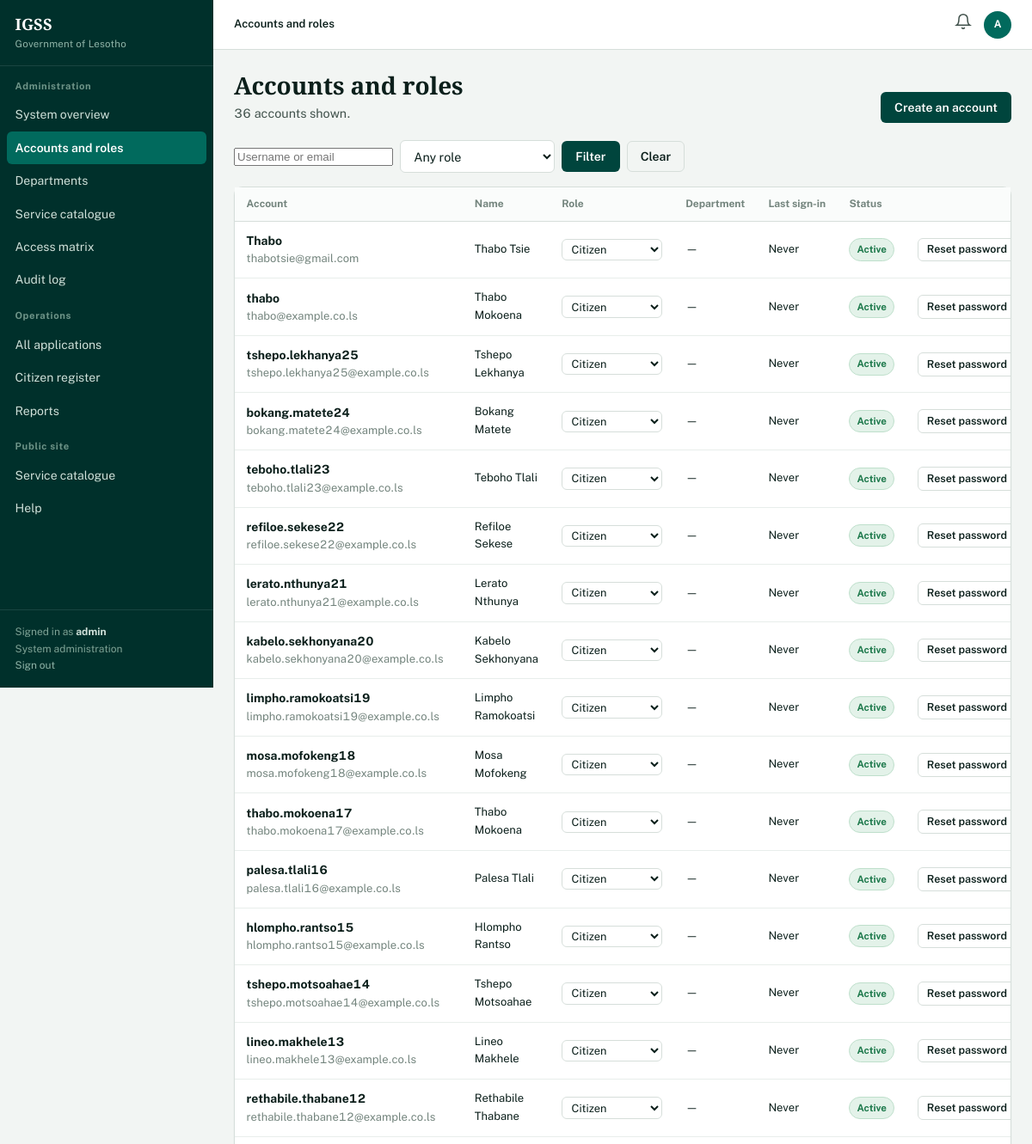
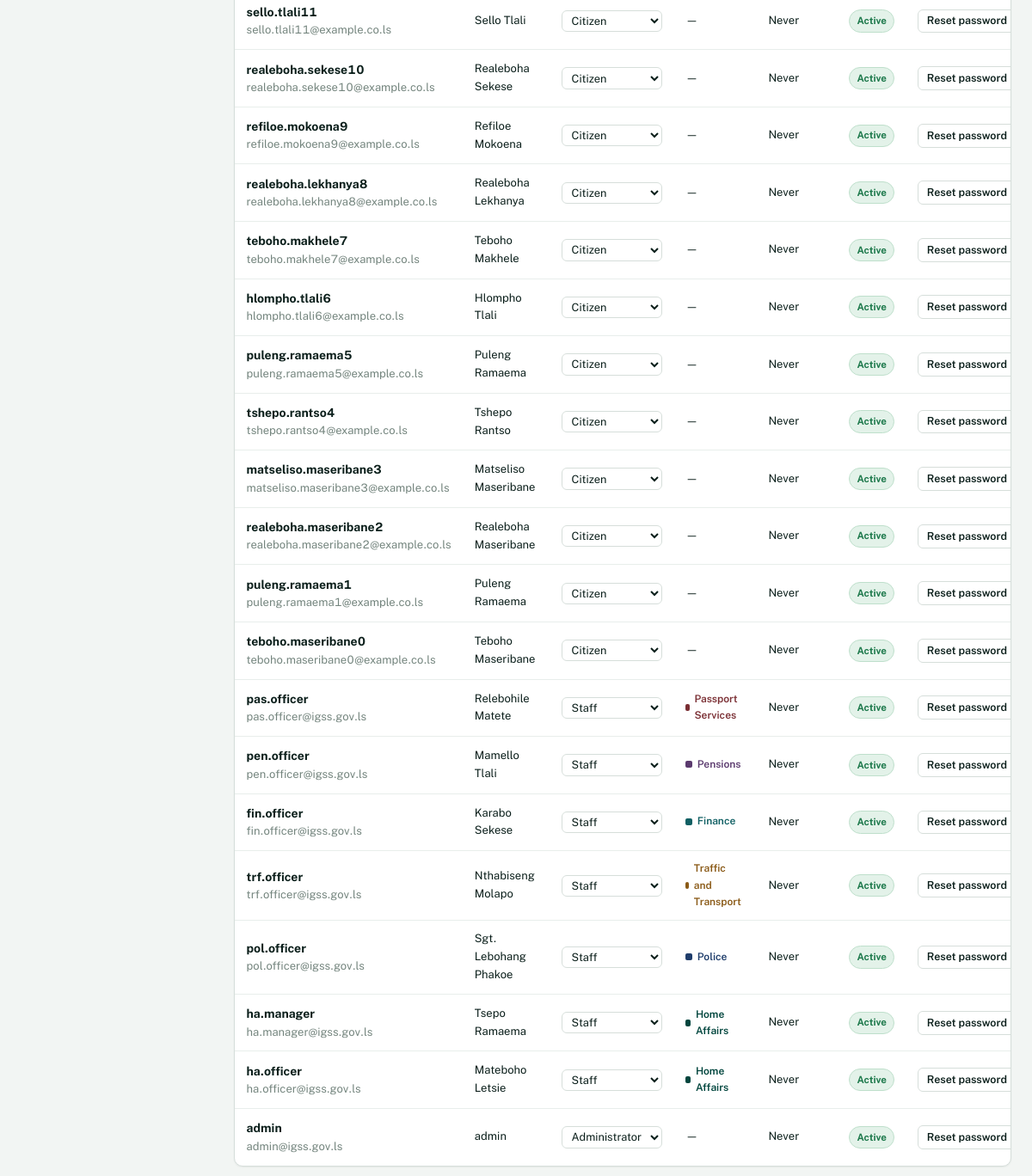
Page /admin/users (signed in) on the committed database (2 pictures, top to bottom).
### models.py (models this page shows, shortened)
class User(UserMixin, db.Model):
    __tablename__ = "users"
    id = db.Column(db.Integer, primary_key=True)
    username = db.Column(db.String(64), unique=True, nullable=False, index=True)
    email = db.Column(db.String(120), unique=True, nullable=False, index=True)
    password_hash = db.Column(db.String(200), nullable=False)
    role = db.Column(db.String(20), nullable=False, default="citizen")  # citizen|employee|admin
    active = db.Column(db.Boolean, default=True)
    last_login = db.Column(db.DateTime)
    created_at = db.Column(db.DateTime, default=datetime.utcnow)
    citizen = db.relationship("Citizen", back_populates="user", uselist=False,
                              cascade="all, delete-orphan")
    employee = db.relationship("Employee", back_populates="user", uselist=False,
                               cascade="all, delete-orphan")
    notifications = db.relationship("Notification", back_populates="user",
                                    cascade="all, delete-orphan",
                                    order_by="Notification.created_at.desc()")
    audit_logs = db.relationship("AuditLog", back_populates="user")
    @property
    def is_citizen(self):
        return self.role == "citizen"
    @property
    def is_employee(self):
        return self.role == "employee"
    @property
    def is_admin(self):
        return self.role == "admin"
    @property
    def display_name(self):
        if self.citizen:
            return f"{self.citizen.first_name} {self.citizen.last_name}"
        if self.employee:
            return self.employee.full_name
        return self.username
    @property
    def initials(self):
        parts = self.display_name.split()
        return "".join(p[0] for p in parts[:2]).upper() or "?"
    @property
    def unread_count(self):
        return sum(1 for n in self.notifications if not n.read)

class Citizen(db.Model):
    __tablename__ = "citizens"
    id = db.Column(db.Integer, primary_key=True)
    user_id = db.Column(db.Integer, db.ForeignKey("users.id"), unique=True)
    national_id = db.Column(db.String(20), unique=True, nullable=False, index=True)
    first_name = db.Column(db.String(60), nullable=False)
    last_name = db.Column(db.String(60), nullable=False)
    date_of_birth = db.Column(db.Date)
    gender = db.Column(db.String(10))
    phone = db.Column(db.String(20))
    email = db.Column(db.String(120))
    address = db.Column(db.String(200))
    district = db.Column(db.String(40))
    verified = db.Column(db.Boolean, default=False)
    verified_on = db.Column(db.DateTime)
    verified_by = db.Column(db.String(80))
    created_at = db.Column(db.DateTime, default=datetime.utcnow)
    user = db.relationship("User", back_populates="citizen")
    applications = db.relationship("Application", back_populates="citizen",
                                   cascade="all, delete-orphan",
                                   order_by="Application.submitted_at.desc()")
    documents = db.relationship("Document", back_populates="citizen",
                                cascade="all, delete-orphan")
    payments = db.relationship("Payment", back_populates="citizen",
                               cascade="all, delete-orphan")
    vehicles = db.relationship("Vehicle", back_populates="citizen",
                               cascade="all, delete-orphan")
    licences = db.relationship("DriverLicence", back_populates="citizen",
                               cascade="all, delete-orphan")
    passports = db.relationship("Passport", back_populates="citizen",
                                cascade="all, delete-orphan")
    police_records = db.relationship("PoliceRecord", back_populates="citizen",
                                     cascade="all, delete-orphan")
    pension_records = db.relationship("PensionRecord", back_populates="citizen",
                                      cascade="all, delete-orphan")
    finance_record = db.relationship("FinanceRecord", back_populates="citizen",
                                     uselist=False, cascade="all, delete-orphan")
    civil_records = db.relationship("CivilRecord", back_populates="citizen",
                                    cascade="all, delete-orphan")

class Employee(db.Model):
    __tablename__ = "employees"
    id = db.Column(db.Integer, primary_key=True)
    user_id = db.Column(db.Integer, db.ForeignKey("users.id"), unique=True)
    department_id = db.Column(db.Integer, db.ForeignKey("departments.id"))
    employee_no = db.Column(db.String(20), unique=True, nullable=False)
    full_name = db.Column(db.String(120), nullable=False)
    position = db.Column(db.String(80))
    office = db.Column(db.String(80))
    phone = db.Column(db.String(20))
    can_approve = db.Column(db.Boolean, default=False)
    is_manager = db.Column(db.Boolean, default=False)
    created_at = db.Column(db.DateTime, default=datetime.utcnow)
    user = db.relationship("User", back_populates="employee")
    department = db.relationship("Department", back_populates="employees")
    handled = db.relationship("Application", back_populates="officer",
                              foreign_keys="Application.officer_id")

class Department(db.Model):
    __tablename__ = "departments"
    id = db.Column(db.Integer, primary_key=True)
    code = db.Column(db.String(6), unique=True, nullable=False)
    name = db.Column(db.String(100), nullable=False)
    ministry = db.Column(db.String(120))
    description = db.Column(db.Text)
    contact_phone = db.Column(db.String(30))
    contact_email = db.Column(db.String(120))
    head_office = db.Column(db.String(120))
    employees = db.relationship("Employee", back_populates="department")
    services = db.relationship("Service", back_populates="department")
    applications = db.relationship("Application", back_populates="department")
    @property
    def colour(self):
        return DEPARTMENT_COLOURS.get(self.code, "#4A5A54")

### blueprints/admin.py (the view)
@admin_bp.route("/users")
@admin_required
def users():
    role = request.args.get("role", "")
    term = request.args.get("q", "").strip()
    query = User.query
    if role:
        query = query.filter_by(role=role)
    if term:
        query = query.filter(or_(User.username.ilike(f"%{term}%"),
                                 User.email.ilike(f"%{term}%")))
    return render_template("admin/users.html",
                           users=query.order_by(User.created_at.desc()).all(),
                           role=role, term=term)

### models.py (called while the page is built)
@login_manager.user_loader
def load_user(user_id):
    return db.session.get(User, int(user_id))

### utils/security.py (called while the page is built)
def role_required(*roles):
    def decorator(view):
        @wraps(view)
        def wrapped(*args, **kwargs):
            if not current_user.is_authenticated:
                return redirect(url_for("auth.login", next=request.path))
            if current_user.role not in roles:
                flash("Your account does not have access to that area.", "danger")
                return redirect(url_for("main.home"))
            return view(*args, **kwargs)
        return wrapped
    return decorator

### templates/admin/users.html (shortened to what this page needs)
{% extends "base.html" %}
{% from "partials/macros.html" import empty %}
{% block crumb %}<strong>Accounts and roles</strong>{% endblock %}
{% block sidebar %}{% include "partials/nav.html" %}{% endblock %}
{% block content %}
<div class="page-head">
  <div><h1>Accounts and roles</h1>
    <p class="lead">{{ users|length }} account{{ '' if users|length == 1 else 's' }} shown.</p></div>
  <div class="head-actions"><a class="btn btn-primary" href="{{ url_for('admin.new_user') }}">Create an account</a></div>
</div>
<form method="get" class="filter-bar">
  <input type="search" name="q" value="{{ term }}" placeholder="Username or email">
  <select name="role">
    <option value="">Any role</option>
  </select>
  <button class="btn btn-primary" type="submit">Filter</button>
  <a class="btn btn-outline" href="{{ url_for('admin.users') }}">Clear</a>
</form>
<div class="panel">
  {% if users %}
    <div class="table-wrap">
    <table>
      <thead><tr><th>Account</th><th>Name</th><th>Role</th><th>Department</th>
        <th>Last sign-in</th><th>Status</th><th></th></tr></thead>
      <tbody>
        {% for u in users %}
          <tr>
            <td><strong>{{ u.username }}</strong>
              <div class="small muted">{{ u.email }}</div></td>
            <td class="small">{{ u.display_name }}</td>
            <td>
              <form method="post" action="{{ url_for('admin.change_role', user_id=u.id) }}">
                <select name="role" style="width:auto;font-size:.8rem;padding:.2rem .4rem"
                        onchange="this.form.submit()">
                  <option value="citizen" {{ 'selected' if u.role == 'citizen' }}>Citizen</option>
                  <option value="employee" {{ 'selected' if u.role == 'employee' }}>Staff</option>
                  <option value="admin" {{ 'selected' if u.role == 'admin' }}>Administrator</option>
                </select>
              </form>
            </td>
            <td class="small">
              {% if u.employee and u.employee.department %}
                <span class="dept-tag" style="--stripe: {{ u.employee.department.colour }}">{{ u.employee.department.name }}</span>
              {% else %}—{% endif %}</td>
            <td class="small">{{ u.last_login.strftime('%d %b %Y') if u.last_login else 'Never' }}</td>
            <td>{% if u.active %}<span class="badge badge-approved">Active</span>
                {% else %}<span class="badge badge-rejected">Suspended</span>{% endif %}</td>
            <td class="text-right nowrap">
              <form method="post" action="{{ url_for('admin.reset_password', user_id=u.id) }}"
                    style="display:inline" data-confirm="Reset the password for {{ u.username }}?">
                <button class="btn btn-outline btn-sm" type="submit">Reset password</button></form>
            </td>
          </tr>
        {% endfor %}
      </tbody>
    </table>
    </div>
  {% else %}
    <div class="panel-body">{{ empty("No accounts match those filters", "Clear the filters to see everyone.") }}</div>
  {% endif %}
</div>
{% endblock %}

### templates/base.html (shortened to what this page needs)
<!DOCTYPE html>
<html lang="en">
<head>
<link rel="stylesheet" href="{{ url_for('static', filename='css/style.css') }}">
</head>
<body>
<div class="shell">
  <aside class="sidebar">
    <div class="sidebar-brand">
      <a href="{{ url_for('main.dashboard_router') }}" style="text-decoration:none">
        <span class="crest">{{ SYSTEM_SHORT }}</span>
        <span class="crest-sub">{{ ORGANISATION }}</span>
      </a>
    </div>
    {% block sidebar %}{% endblock %}
    <div class="sidebar-foot">
      Signed in as <strong style="color:#CFE0D9">{{ current_user.display_name }}</strong><br>
      {% if current_user.is_employee and current_user.employee and current_user.employee.department %}
        {{ current_user.employee.department.name }}<br>
      {% elif current_user.is_admin %}
        System administration<br>
      {% endif %}
      <a href="{{ url_for('auth.logout') }}" style="color:#8FB3A7">Sign out</a>
    </div>
  </aside>
  <div class="main">
    <header class="topbar">
      <div class="crumb">{% block crumb %}{% endblock %}</div>
      <div class="topbar-actions">
        <a class="bell" data-bell href="{{ url_for('citizen.notifications') }}"
           aria-label="Notifications" title="Notifications">
          <svg width="20" height="20" viewBox="0 0 24 24" fill="none"
               stroke="currentColor" stroke-width="1.8" stroke-linecap="round">
            <path d="M18 8A6 6 0 0 0 6 8c0 7-3 9-3 9h18s-3-2-3-9"/>
            <path d="M13.7 21a2 2 0 0 1-3.4 0"/>
          </svg>
        </a>
        <span class="avatar" title="{{ current_user.display_name }}">{{ current_user.initials }}</span>
      </div>
    </header>
    <main class="content">
      {% block content %}{% endblock %}
    </main>
  </div>
</div>
</body>
</html>

### rows in the picture
User: display_name "admin", initials "A", username "admin", email "admin@igss.gov.ls", last_login "Never", active "Active"
User: username "Thabo", email "thabotsie@gmail.com", display_name "Thabo Tsie", last_login "Never", active "Active"
User: username "thabo", email "thabo@example.co.ls", display_name "Thabo Mokoena", last_login "Never", active "Active"
User: username "tshepo.lekhanya25", email "tshepo.lekhanya25@example.co.ls", display_name "Tshepo Lekhanya", last_login "Never", active "Active"
User: username "bokang.matete24", email "bokang.matete24@example.co.ls", display_name "Bokang Matete", last_login "Never", active "Active"
User: username "teboho.tlali23", email "teboho.tlali23@example.co.ls", display_name "Teboho Tlali", last_login "Never", active "Active"
User: username "refiloe.sekese22", email "refiloe.sekese22@example.co.ls", display_name "Refiloe Sekese", last_login "Never", active "Active"
User: username "lerato.nthunya21", email "lerato.nthunya21@example.co.ls", display_name "Lerato Nthunya", last_login "Never", active "Active"
User: username "kabelo.sekhonyana20", email "kabelo.sekhonyana20@example.co.ls", display_name "Kabelo Sekhonyana", last_login "Never", active "Active"
User: username "limpho.ramokoatsi19", email "limpho.ramokoatsi19@example.co.ls", display_name "Limpho Ramokoatsi", last_login "Never", active "Active"
User: username "mosa.mofokeng18", email "mosa.mofokeng18@example.co.ls", display_name "Mosa Mofokeng", last_login "Never", active "Active"
User: username "thabo.mokoena17", email "thabo.mokoena17@example.co.ls", display_name "Thabo Mokoena", last_login "Never", active "Active"
User: username "palesa.tlali16", email "palesa.tlali16@example.co.ls", display_name "Palesa Tlali", last_login "Never", active "Active"
User: username "hlompho.rantso15", email "hlompho.rantso15@example.co.ls", display_name "Hlompho Rantso", last_login "Never", active "Active"
User: username "tshepo.motsoahae14", email "tshepo.motsoahae14@example.co.ls", display_name "Tshepo Motsoahae", last_login "Never", active "Active"
User: username "lineo.makhele13", email "lineo.makhele13@example.co.ls", display_name "Lineo Makhele", last_login "Never", active "Active"
User: username "rethabile.thabane12", email "rethabile.thabane12@example.co.ls", display_name "Rethabile Thabane", last_login "Never", active "Active"
User: username "sello.tlali11", email "sello.tlali11@example.co.ls", display_name "Sello Tlali", last_login "Never", active "Active"
User: username "realeboha.sekese10", email "realeboha.sekese10@example.co.ls", display_name "Realeboha Sekese", last_login "Never", active "Active"
User: username "refiloe.mokoena9", email "refiloe.mokoena9@example.co.ls", display_name "Refiloe Mokoena", last_login "Never", active "Active"
User: username "realeboha.lekhanya8", email "realeboha.lekhanya8@example.co.ls", display_name "Realeboha Lekhanya", last_login "Never", active "Active"
User: username "teboho.makhele7", email "teboho.makhele7@example.co.ls", display_name "Teboho Makhele", last_login "Never", active "Active"
User: username "hlompho.tlali6", email "hlompho.tlali6@example.co.ls", display_name "Hlompho Tlali", last_login "Never", active "Active"
User: username "puleng.ramaema5", email "puleng.ramaema5@example.co.ls", display_name "Puleng Ramaema", last_login "Never", active "Active"
User: username "tshepo.rantso4", email "tshepo.rantso4@example.co.ls", display_name "Tshepo Rantso", last_login "Never", active "Active"
User: username "matseliso.maseribane3", email "matseliso.maseribane3@example.co.ls", display_name "Matseliso Maseribane", last_login "Never", active "Active"
User: username "realeboha.maseribane2", email "realeboha.maseribane2@example.co.ls", display_name "Realeboha Maseribane", last_login "Never", active "Active"
User: username "puleng.ramaema1", email "puleng.ramaema1@example.co.ls", display_name "Puleng Ramaema", last_login "Never", active "Active"
User: username "teboho.maseribane0", email "teboho.maseribane0@example.co.ls", display_name "Teboho Maseribane", last_login "Never", active "Active"
User: username "pas.officer", email "pas.officer@igss.gov.ls", display_name "Relebohile Matete", employee.department.name "Passport Services", last_login "Never", active "Active"
User: username "pen.officer", email "pen.officer@igss.gov.ls", display_name "Mamello Tlali", employee.department.name "Pensions", last_login "Never", active "Active"
User: username "fin.officer", email "fin.officer@igss.gov.ls", display_name "Karabo Sekese", employee.department.name "Finance", last_login "Never", active "Active"
User: username "trf.officer", email "trf.officer@igss.gov.ls", display_name "Nthabiseng Molapo", employee.department.name "Traffic and Transport", last_login "Never", active "Active"
User: username "pol.officer", email "pol.officer@igss.gov.ls", display_name "Sgt. Lebohang Phakoe", employee.department.name "Police", last_login "Never", active "Active"
User: username "ha.manager", email "ha.manager@igss.gov.ls", display_name "Tsepo Ramaema", employee.department.name "Home Affairs", last_login "Never", active "Active"
User: username "ha.officer", email "ha.officer@igss.gov.ls", display_name "Mateboho Letsie", employee.department.name "Home Affairs", last_login "Never", active "Active"

### other values in the picture
{{ SYSTEM_SHORT }} "IGSS"
{{ ORGANISATION }} "Government of Lesotho"
{{ users|length }} "36"
{{ '' if users|length == 1 else 's' }} "s"
